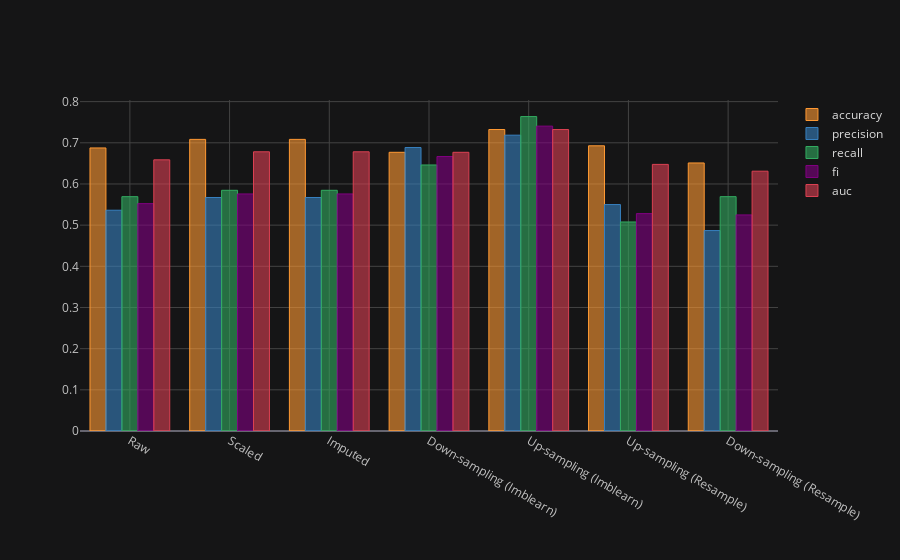

This figure's notebook cell:
### Code cell
compare_df.iplot(kind='bar', width=0.9)

### Figure 1 — Plotly figure (JSON) as saved in the notebook; plotly's stock layout.template omitted (floating-point values rounded to 4 significant figures)
{"data": [{"marker": {"color": "rgba(255, 153, 51, 0.6)", "line": {"color": "rgba(255, 153, 51, 1.0)", "width": 1}}, "name": "accuracy", "orientation": "v", "text": "", "x": ["Raw", "Scaled", "Imputed", "Down-sampling (Imblearn)", "Up-sampling (Imblearn)", "Up-sampling (Resample)", "Down-sampling (Resample)"], "y": [0.6875, 0.7083, 0.7083, 0.6769, 0.7323, 0.6927, 0.651], "type": "bar"}, {"marker": {"color": "rgba(55, 128, 191, 0.6)", "line": {"color": "rgba(55, 128, 191, 1.0)", "width": 1}}, "name": "precision", "orientation": "v", "text": "", "x": ["Raw", "Scaled", "Imputed", "Down-sampling (Imblearn)", "Up-sampling (Imblearn)", "Up-sampling (Resample)", "Down-sampling (Resample)"], "y": [0.5362, 0.5672, 0.5672, 0.6885, 0.7185, 0.55, 0.4868], "type": "bar"}, {"marker": {"color": "rgba(50, 171, 96, 0.6)", "line": {"color": "rgba(50, 171, 96, 1.0)", "width": 1}}, "name": "recall", "orientation": "v", "text": "", "x": ["Raw", "Scaled", "Imputed", "Down-sampling (Imblearn)", "Up-sampling (Imblearn)", "Up-sampling (Resample)", "Down-sampling (Resample)"], "y": [0.5692, 0.5846, 0.5846, 0.6462, 0.7638, 0.5077, 0.5692], "type": "bar"}, {"marker": {"color": "rgba(128, 0, 128, 0.6)", "line": {"color": "rgba(128, 0, 128, 1.0)", "width": 1}}, "name": "fi", "orientation": "v", "text": "", "x": ["Raw", "Scaled", "Imputed", "Down-sampling (Imblearn)", "Up-sampling (Imblearn)", "Up-sampling (Resample)", "Down-sampling (Resample)"], "y": [0.5522, 0.5758, 0.5758, 0.6667, 0.7405, 0.528, 0.5248], "type": "bar"}, {"marker": {"color": "rgba(219, 64, 82, 0.6)", "line": {"color": "rgba(219, 64, 82, 1.0)", "width": 1}}, "name": "auc", "orientation": "v", "text": "", "x": ["Raw", "Scaled", "Imputed", "Down-sampling (Imblearn)", "Up-sampling (Imblearn)", "Up-sampling (Resample)", "Down-sampling (Resample)"], "y": [0.6586, 0.6781, 0.6781, 0.6769, 0.7323, 0.6475, 0.6311], "type": "bar"}], "layout": {"legend": {"bgcolor": "#151516", "font": {"color": "#D9D9D9"}}, "paper_bgcolor": "#151516", "plot_bgcolor": "#151516", "title": {"font": {"color": "#D9D9D9"}}, "xaxis": {"gridcolor": "#434343", "showgrid": true, "tickfont": {"color": "#C2C2C2"}, "title": {"font": {"color": "#D9D9D9"}, "text": ""}, "zerolinecolor": "#666570"}, "yaxis": {"gridcolor": "#434343", "showgrid": true, "tickfont": {"color": "#C2C2C2"}, "title": {"font": {"color": "#D9D9D9"}, "text": ""}, "zerolinecolor": "#666570"}}}
